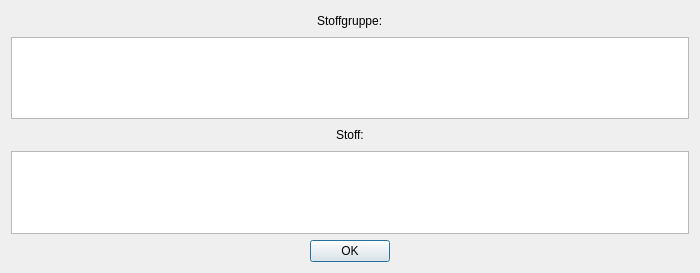
<?xml version="1.0" encoding="UTF-8"?>
<ui version="4.0">
 <class>DlgWarntafelAnzeigen</class>
 <widget class="QDialog" name="DlgWarntafelAnzeigen">
  <property name="windowModality">
   <enum>Qt::WindowModal</enum>
  </property>
  <property name="geometry">
   <rect>
    <x>0</x>
    <y>0</y>
    <width>700</width>
    <height>273</height>
   </rect>
  </property>
  <property name="windowTitle">
   <string>Stoffbeschreibung</string>
  </property>
  <layout class="QVBoxLayout" name="verticalLayout_3">
   <item>
    <layout class="QVBoxLayout" name="verticalLayout">
     <item>
      <layout class="QHBoxLayout" name="horizontalLayout">
       <item>
        <spacer name="horizontalSpacer">
         <property name="orientation">
          <enum>Qt::Horizontal</enum>
         </property>
         <property name="sizeHint" stdset="0">
          <size>
           <width>40</width>
           <height>20</height>
          </size>
         </property>
        </spacer>
       </item>
       <item>
        <widget class="QLabel" name="sStoffgruppe">
         <property name="text">
          <string>Stoffgruppe:</string>
         </property>
        </widget>
       </item>
       <item>
        <spacer name="horizontalSpacer_2">
         <property name="orientation">
          <enum>Qt::Horizontal</enum>
         </property>
         <property name="sizeHint" stdset="0">
          <size>
           <width>40</width>
           <height>20</height>
          </size>
         </property>
        </spacer>
       </item>
      </layout>
     </item>
     <item>
      <widget class="QTextBrowser" name="txtStoffgruppe"/>
     </item>
    </layout>
   </item>
   <item>
    <layout class="QVBoxLayout" name="verticalLayout_2">
     <item>
      <layout class="QHBoxLayout" name="horizontalLayout_2">
       <item>
        <spacer name="horizontalSpacer_3">
         <property name="orientation">
          <enum>Qt::Horizontal</enum>
         </property>
         <property name="sizeHint" stdset="0">
          <size>
           <width>40</width>
           <height>20</height>
          </size>
         </property>
        </spacer>
       </item>
       <item>
        <widget class="QLabel" name="sStoff">
         <property name="text">
          <string>Stoff:</string>
         </property>
        </widget>
       </item>
       <item>
        <spacer name="horizontalSpacer_4">
         <property name="orientation">
          <enum>Qt::Horizontal</enum>
         </property>
         <property name="sizeHint" stdset="0">
          <size>
           <width>40</width>
           <height>20</height>
          </size>
         </property>
        </spacer>
       </item>
      </layout>
     </item>
     <item>
      <widget class="QTextBrowser" name="txtStoff"/>
     </item>
    </layout>
   </item>
   <item>
    <widget class="QDialogButtonBox" name="buttonBox">
     <property name="orientation">
      <enum>Qt::Horizontal</enum>
     </property>
     <property name="standardButtons">
      <set>QDialogButtonBox::Ok</set>
     </property>
     <property name="centerButtons">
      <bool>true</bool>
     </property>
    </widget>
   </item>
  </layout>
 </widget>
 <resources/>
 <connections>
  <connection>
   <sender>buttonBox</sender>
   <signal>accepted()</signal>
   <receiver>DlgWarntafelAnzeigen</receiver>
   <slot>accept()</slot>
   <hints>
    <hint type="sourcelabel">
     <x>248</x>
     <y>254</y>
    </hint>
    <hint type="destinationlabel">
     <x>157</x>
     <y>274</y>
    </hint>
   </hints>
  </connection>
 </connections>
</ui>
